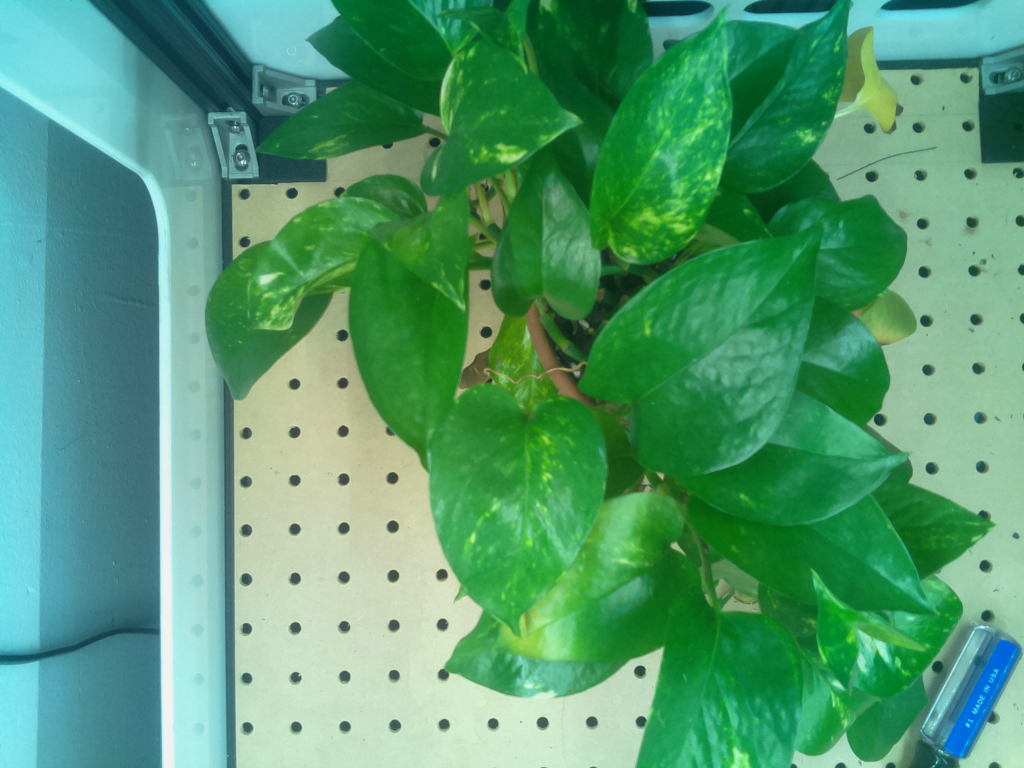
#> input picture images/route_z_0_0.png, 1024 x 768 px
$ python stitching2.py
#> lines starting #> are read from the running program, lines starting #| are printed output that depends on the picture
import cv2
import numpy as np
img_ = cv2.imread('route_z_0_0.png')
#> img_ is the input picture: shape (768, 1024, 3); mean B, G, R 113.6, 154.2, 82.6
#img_ = cv2.imread('original_image_left.jpg')
#img_ = cv2.resize(img_, (0,0), fx=1, fy=1)
img1 = cv2.cvtColor(img_,cv2.COLOR_BGR2GRAY)
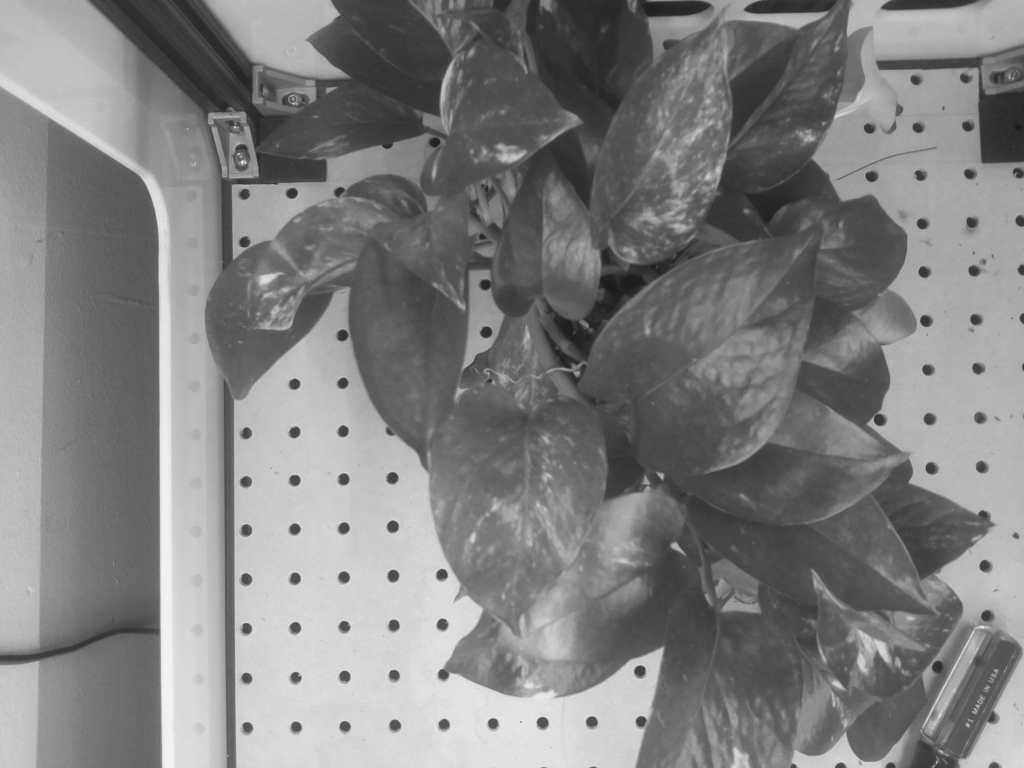
#> img1: shape (768, 1024); min 25, max 241, mean 128.1
img = cv2.imread('route_z_0_1.png')
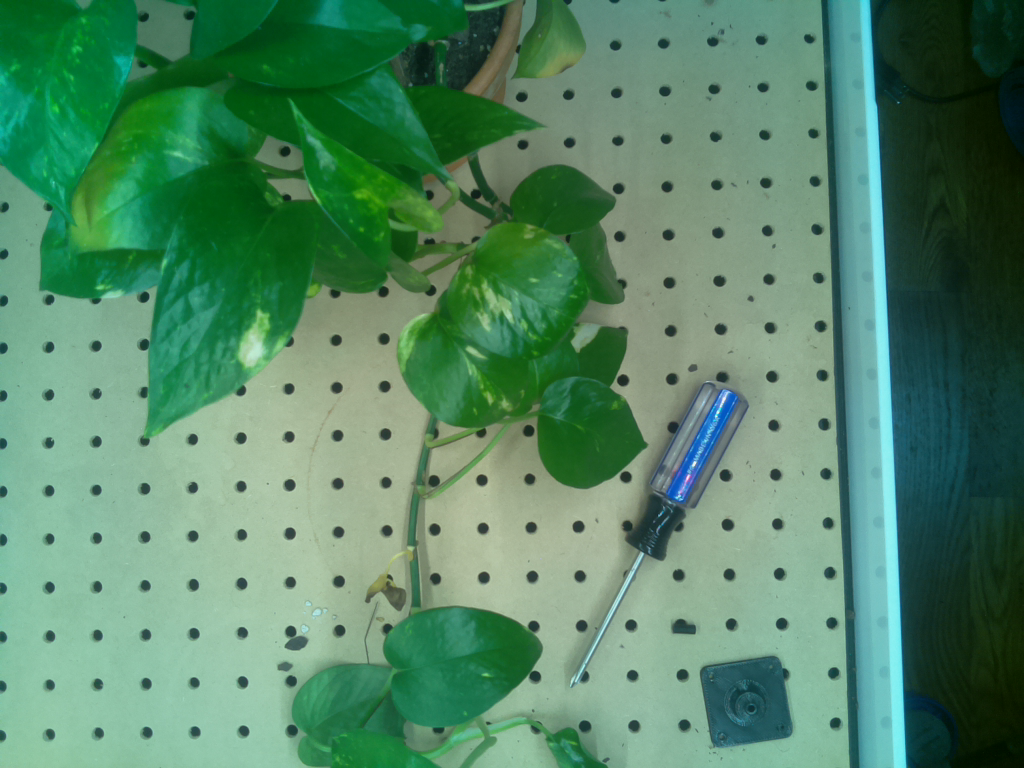
#> input picture images/route_z_0_1.png, 1024 x 768 px
#> img is the input picture: shape (768, 1024, 3); mean B, G, R 102.9, 133.9, 84.4
#img = cv2.imread('original_image_right.jpg')
#img = cv2.resize(img, (0,0), fx=1, fy=1)
img2 = cv2.cvtColor(img,cv2.COLOR_BGR2GRAY)
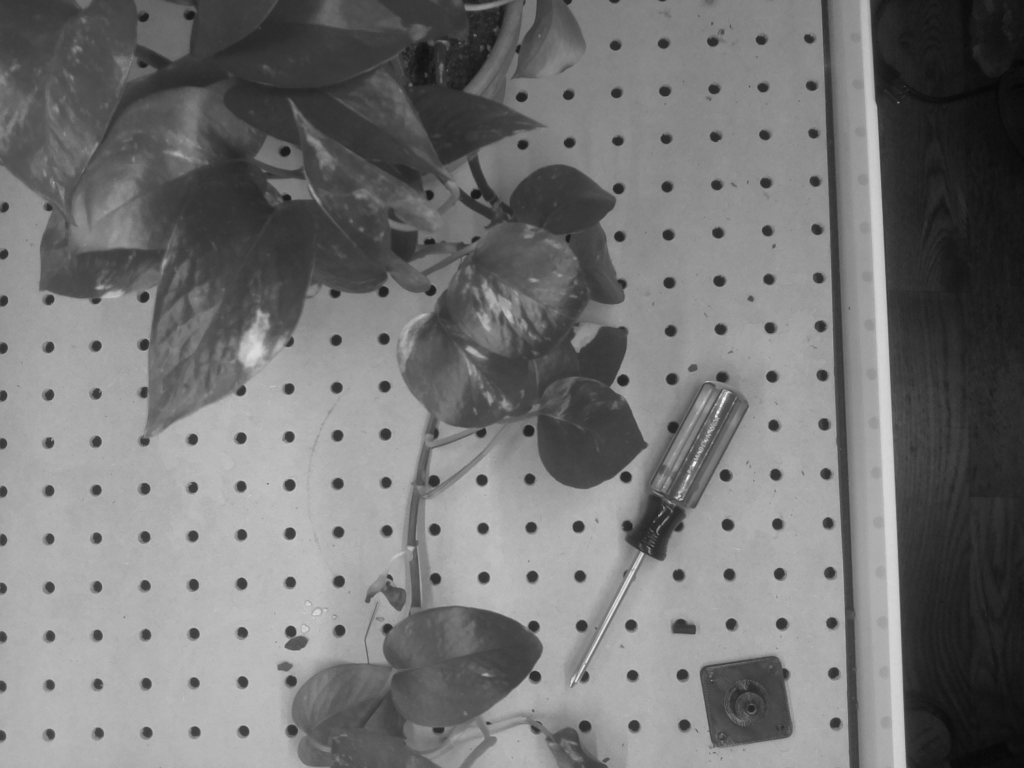
#> img2: shape (768, 1024); min 6, max 241, mean 115.5
sift = cv2.xfeatures2d.SIFT_create()
